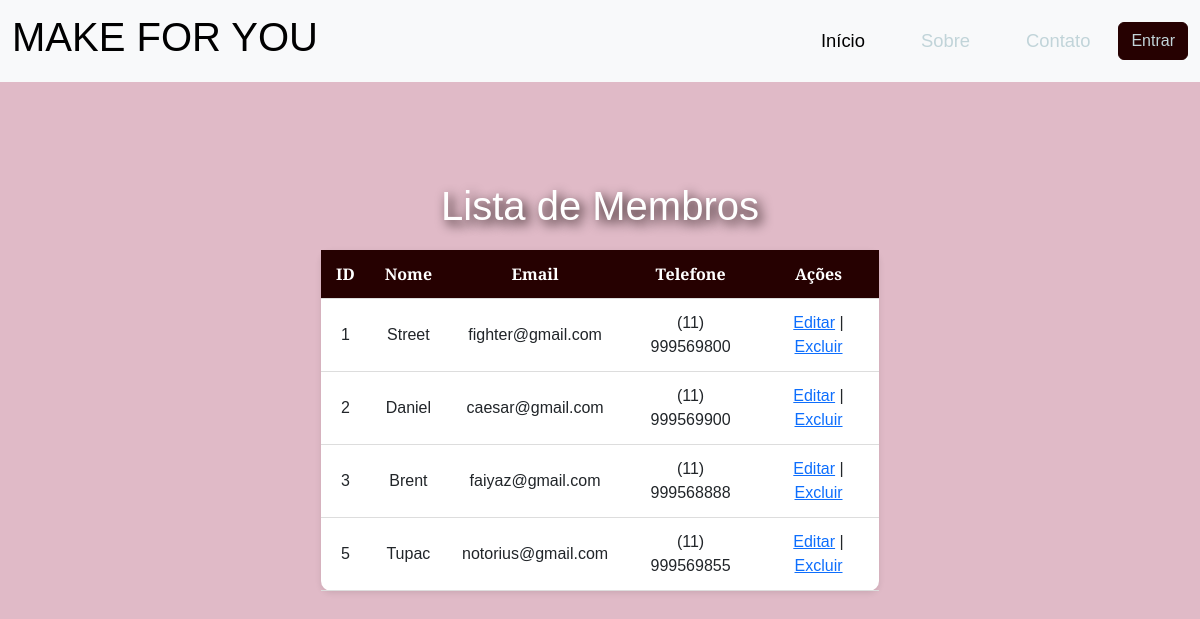
The app's page /listarMembro.php with its own data.
### tables this page shows
CREATE TABLE `membros` (
  `id` int(11) NOT NULL,
  `nome` varchar(120) NOT NULL,
  `email` varchar(120) NOT NULL,
  `senha` varchar(120) NOT NULL,
  `telefone` varchar(30) NOT NULL
);

### ClassMembroDAO.php (called while the page is built, shortened)
<?php
class ClassMembroDAO {
    public function listarMembro(){
        try{
        $pdo = Conexao::getInstance();
        $sql="select * from membros";
        $stmt = $pdo->query($sql);
        return $stmt->fetchAll(PDO::FETCH_ASSOC);
        }catch(PDOException $erro){
            echo $erro->getMessage();
            return[];
        }
    }
}
?>

### listarMembro.php (the view, shortened to what this page needs)
<?php
require_once 'ClassMembroDAO.php';
$dao = new ClassMembroDAO();
$membros = $dao->listarMembro();
?>
<!DOCTYPE html>
<html lang="pt-br">
<head>
    <link href="https://cdn.jsdelivr.net/npm/bootstrap@5.3.3/dist/css/bootstrap.min.css" rel="stylesheet">
    <link rel="stylesheet" href="style.css">
</head>
<body>
<?php include 'header.php'; ?>
<div class="container">
    <div class="list-members">
        <h1>Lista de Membros</h1>
        <table>
            <tr>
                <th>ID</th>
                <th>Nome</th>
                <th>Email</th>
                <th>Telefone</th>
                <th>Ações</th>
            </tr>
            <?php foreach ($membros as $membro): ?>
                <tr>
                    <td><?= $membro['id'] ?></td>
                    <td><?= $membro['nome'] ?></td>
                    <td><?= $membro['email'] ?></td>
                    <td><?= $membro['telefone'] ?></td>
                    <td>
                        <a href="editarMembro.php?id=<?= $membro['id'] ?>">Editar</a> |
                        <a href="excluirMembro.php?id=<?= $membro['id'] ?>" onclick="return confirm('Tem certeza que deseja excluir?')">Excluir</a>
                    </td>
                </tr>
            <?php endforeach; ?>
        </table>
    </div>
</div>
</body>
</html>

### style.css (style rules this page uses)
* { margin: 0; padding: 0; box-sizing: border-box; font-family: 'Playfair Display', sans-serif; }
body { background-color: rgba(191, 111, 140, 0.48); }
th,td { padding: 12px 15px; border-bottom: 1px solid #ddd; text-align: center; }
th { background-color: #260101; color: white; }
.list-members table { width: 50%; margin: 20px auto; background-color: #fff; box-shadow: 0 2px 6px rgba(0,0,0,0.1); padding: 20px; border-radius: 10px; }
.list-members h1 { margin-top: 100px; text-align: center; color: white; text-shadow: #0e0000 0.1em 0.1em 0.3em; }
.list-members th,td { padding: 12px 15px; border-bottom: 1px solid #ddd; text-align: center; }
.list-members th { background-color: #260101; color: white; }

### records on screen
membros: id "1", nome "Street", email "fighter@gmail.com", telefone "(11) 999569800"
membros: id "2", nome "Daniel", email "caesar@gmail.com", telefone "(11) 999569900"
membros: id "3", nome "Brent", email "faiyaz@gmail.com", telefone "(11) 999568888"
membros: id "5", nome "Tupac", email "notorius@gmail.com", telefone "(11) 999569855"
